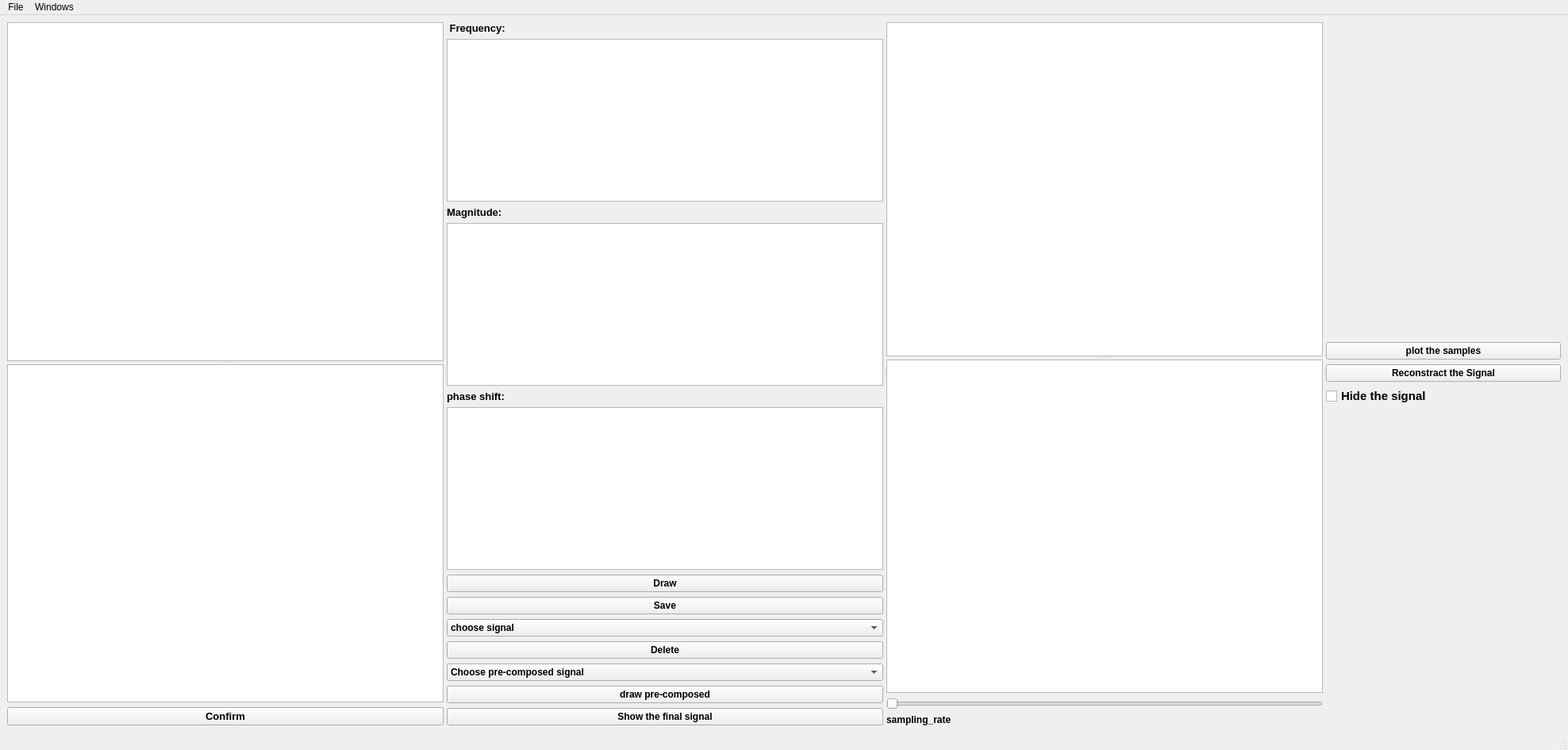
<?xml version="1.0" encoding="UTF-8"?>
<ui version="4.0">
 <class>MainWindow</class>
 <widget class="QMainWindow" name="MainWindow">
  <property name="geometry">
   <rect>
    <x>0</x>
    <y>0</y>
    <width>1976</width>
    <height>945</height>
   </rect>
  </property>
  <property name="windowTitle">
   <string>MainWindow</string>
  </property>
  <widget class="QWidget" name="centralwidget">
   <layout class="QGridLayout" name="gridLayout">
    <item row="0" column="0">
     <widget class="QSplitter" name="splitter_5">
      <property name="orientation">
       <enum>Qt::Horizontal</enum>
      </property>
      <widget class="QSplitter" name="splitter_3">
       <property name="orientation">
        <enum>Qt::Horizontal</enum>
       </property>
       <widget class="QWidget" name="layoutWidget">
        <layout class="QVBoxLayout" name="verticalLayout_2">
         <item>
          <widget class="QSplitter" name="splitter">
           <property name="orientation">
            <enum>Qt::Vertical</enum>
           </property>
           <widget class="PlotWidget" name="sinosoidal_signal"/>
           <widget class="PlotWidget" name="summation_signal"/>
          </widget>
         </item>
         <item>
          <widget class="QPushButton" name="confirm_button">
           <property name="font">
            <font>
             <pointsize>10</pointsize>
             <weight>75</weight>
             <bold>true</bold>
            </font>
           </property>
           <property name="text">
            <string>Confirm</string>
           </property>
          </widget>
         </item>
        </layout>
       </widget>
       <widget class="QWidget" name="layoutWidget">
        <layout class="QVBoxLayout" name="verticalLayout">
         <item>
          <widget class="QLabel" name="freq_label">
           <property name="font">
            <font>
             <pointsize>10</pointsize>
             <weight>75</weight>
             <bold>true</bold>
            </font>
           </property>
           <property name="text">
            <string> Frequency:</string>
           </property>
          </widget>
         </item>
         <item>
          <widget class="QTextEdit" name="frequency_value">
           <property name="font">
            <font>
             <pointsize>12</pointsize>
             <weight>50</weight>
             <bold>false</bold>
            </font>
           </property>
          </widget>
         </item>
         <item>
          <widget class="QLabel" name="magnitude_label">
           <property name="font">
            <font>
             <pointsize>10</pointsize>
             <weight>75</weight>
             <bold>true</bold>
            </font>
           </property>
           <property name="text">
            <string>Magnitude:</string>
           </property>
          </widget>
         </item>
         <item>
          <widget class="QTextEdit" name="magnitude_value">
           <property name="font">
            <font>
             <pointsize>12</pointsize>
             <weight>50</weight>
             <bold>false</bold>
            </font>
           </property>
          </widget>
         </item>
         <item>
          <widget class="QLabel" name="phaseshift_label">
           <property name="font">
            <font>
             <pointsize>10</pointsize>
             <weight>75</weight>
             <bold>true</bold>
            </font>
           </property>
           <property name="text">
            <string>phase shift:</string>
           </property>
          </widget>
         </item>
         <item>
          <widget class="QTextEdit" name="pahseshift_value">
           <property name="font">
            <font>
             <pointsize>12</pointsize>
            </font>
           </property>
          </widget>
         </item>
         <item>
          <widget class="QPushButton" name="draw_button">
           <property name="font">
            <font>
             <pointsize>9</pointsize>
             <weight>75</weight>
             <bold>true</bold>
            </font>
           </property>
           <property name="text">
            <string>Draw</string>
           </property>
          </widget>
         </item>
         <item>
          <widget class="QPushButton" name="save_button">
           <property name="font">
            <font>
             <pointsize>9</pointsize>
             <weight>75</weight>
             <bold>true</bold>
            </font>
           </property>
           <property name="text">
            <string>Save</string>
           </property>
          </widget>
         </item>
         <item>
          <widget class="QComboBox" name="signals_box">
           <property name="font">
            <font>
             <pointsize>9</pointsize>
             <weight>75</weight>
             <bold>true</bold>
            </font>
           </property>
           <item>
            <property name="text">
             <string>choose signal</string>
            </property>
           </item>
           <item>
            <property name="text">
             <string>delete all</string>
            </property>
           </item>
           <item>
            <property name="text">
             <string/>
            </property>
           </item>
           <item>
            <property name="text">
             <string/>
            </property>
           </item>
          </widget>
         </item>
         <item>
          <widget class="QPushButton" name="delete_signal">
           <property name="font">
            <font>
             <pointsize>9</pointsize>
             <weight>75</weight>
             <bold>true</bold>
            </font>
           </property>
           <property name="text">
            <string>Delete</string>
           </property>
          </widget>
         </item>
         <item>
          <widget class="QComboBox" name="composed_box">
           <property name="font">
            <font>
             <pointsize>9</pointsize>
             <weight>75</weight>
             <bold>true</bold>
            </font>
           </property>
           <item>
            <property name="text">
             <string>Choose pre-composed signal</string>
            </property>
           </item>
           <item>
            <property name="text">
             <string>signal1</string>
            </property>
           </item>
           <item>
            <property name="text">
             <string>signal2</string>
            </property>
           </item>
           <item>
            <property name="text">
             <string>signal3</string>
            </property>
           </item>
           <item>
            <property name="text">
             <string>signal4</string>
            </property>
           </item>
          </widget>
         </item>
         <item>
          <widget class="QPushButton" name="draw_precomposed">
           <property name="font">
            <font>
             <pointsize>9</pointsize>
             <weight>75</weight>
             <bold>true</bold>
            </font>
           </property>
           <property name="text">
            <string>draw pre-composed</string>
           </property>
          </widget>
         </item>
         <item>
          <widget class="QPushButton" name="show_summation_signal">
           <property name="font">
            <font>
             <pointsize>9</pointsize>
             <weight>75</weight>
             <bold>true</bold>
            </font>
           </property>
           <property name="text">
            <string>Show the final signal</string>
           </property>
          </widget>
         </item>
        </layout>
       </widget>
      </widget>
      <widget class="QSplitter" name="splitter_4">
       <property name="orientation">
        <enum>Qt::Horizontal</enum>
       </property>
       <widget class="QWidget" name="layoutWidget">
        <layout class="QVBoxLayout" name="verticalLayout_3">
         <item>
          <widget class="QSplitter" name="splitter_2">
           <property name="orientation">
            <enum>Qt::Vertical</enum>
           </property>
           <widget class="PlotWidget" name="original_signal"/>
           <widget class="PlotWidget" name="sampling_signal"/>
          </widget>
         </item>
         <item>
          <widget class="QSlider" name="sampling_rate_sliderll">
           <property name="orientation">
            <enum>Qt::Horizontal</enum>
           </property>
          </widget>
         </item>
         <item>
          <widget class="QLabel" name="sampling_rate">
           <property name="font">
            <font>
             <pointsize>9</pointsize>
             <weight>75</weight>
             <bold>true</bold>
            </font>
           </property>
           <property name="text">
            <string>sampling_rate</string>
           </property>
          </widget>
         </item>
        </layout>
       </widget>
       <widget class="QWidget" name="layoutWidget">
        <layout class="QVBoxLayout" name="verticalLayout_5">
         <item>
          <layout class="QVBoxLayout" name="verticalLayout_4">
           <item>
            <widget class="QPushButton" name="sampling_button">
             <property name="font">
              <font>
               <pointsize>9</pointsize>
               <weight>75</weight>
               <bold>true</bold>
              </font>
             </property>
             <property name="text">
              <string>plot the samples</string>
             </property>
            </widget>
           </item>
           <item>
            <widget class="QPushButton" name="reconstrac_button">
             <property name="font">
              <font>
               <pointsize>9</pointsize>
               <weight>75</weight>
               <bold>true</bold>
              </font>
             </property>
             <property name="text">
              <string>Reconstract the Signal</string>
             </property>
            </widget>
           </item>
           <item>
            <widget class="QCheckBox" name="hide_sampling_signal">
             <property name="font">
              <font>
               <pointsize>11</pointsize>
               <weight>75</weight>
               <bold>true</bold>
              </font>
             </property>
             <property name="text">
              <string>Hide the signal</string>
             </property>
            </widget>
           </item>
          </layout>
         </item>
        </layout>
       </widget>
      </widget>
     </widget>
    </item>
   </layout>
  </widget>
  <widget class="QMenuBar" name="menubar">
   <property name="geometry">
    <rect>
     <x>0</x>
     <y>0</y>
     <width>1976</width>
     <height>26</height>
    </rect>
   </property>
   <widget class="QMenu" name="menutaps">
    <property name="title">
     <string>File</string>
    </property>
    <addaction name="actionopen_signal"/>
   </widget>
   <widget class="QMenu" name="menuWindows">
    <property name="title">
     <string>Windows</string>
    </property>
    <addaction name="actionComposers"/>
    <addaction name="actionsampling"/>
   </widget>
   <addaction name="menutaps"/>
   <addaction name="menuWindows"/>
  </widget>
  <widget class="QStatusBar" name="statusbar"/>
  <action name="actionComposers">
   <property name="text">
    <string>Composers</string>
   </property>
  </action>
  <action name="actionsampling">
   <property name="text">
    <string>sampling</string>
   </property>
  </action>
  <action name="actionopen_signal">
   <property name="text">
    <string>open signal</string>
   </property>
  </action>
 </widget>
 <customwidgets>
  <customwidget>
   <class>PlotWidget</class>
   <extends>QGraphicsView</extends>
   <header>pyqtgraph</header>
  </customwidget>
 </customwidgets>
 <resources/>
 <connections/>
</ui>
